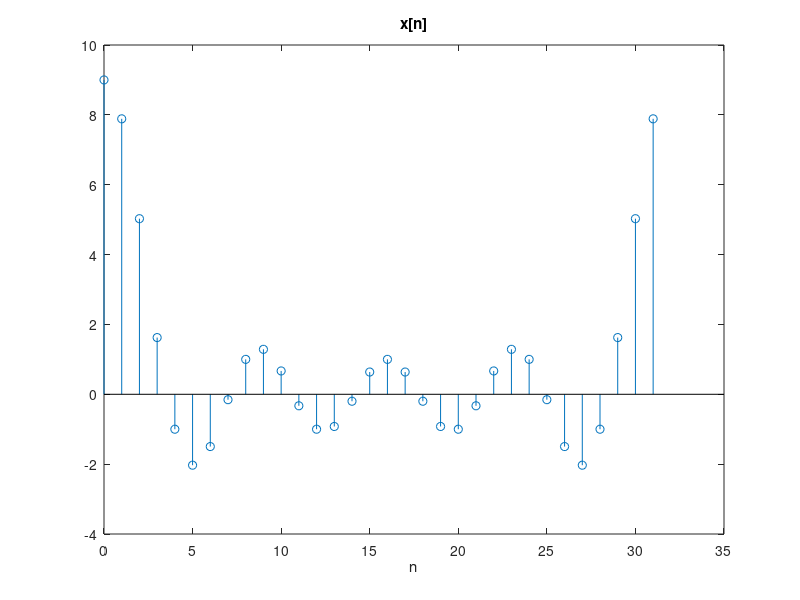
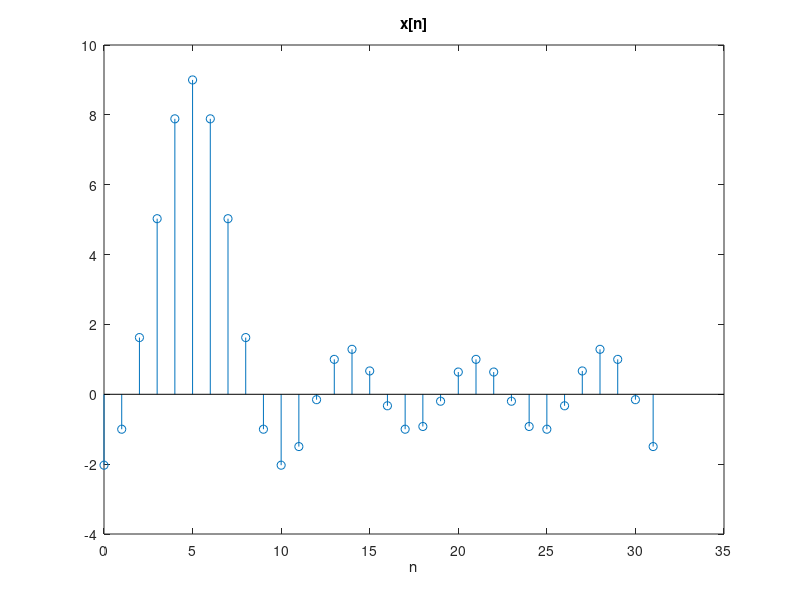

These charts were generated, in order, by the following MATLAB code:
%% B. Inverse DTFS and time shifting property

%% B.1

N0 = 32; 
n = (0:31); 
w0 = pi/16;
Xr = [ones(1,5) zeros(1,23) ones(1,4)]; 

for r = 0:31
    xn(r+1) = sum(Xr.*exp(j*n*(pi/16)*r));
end
r=n;
figure;
stem(n,xn)
xlabel('n'); 
title('x[n]');

%% B.2

N0 = 32; 
n = (0:31); 
w0 = pi/16;
Xr = [ones(1,5) zeros(1,23) ones(1,4)].*exp(-j*5*(pi/16)*n); 


for r = 0:31
    xn(r+1) = sum(Xr.*exp(j*n*(pi/16)*r));
end
r = n;
figure;
stem(r, xn);
xlabel('n');
title('x[n]');

disp('x[n] of B.2 is a shifted version of the x[n] of B.1 by 5.');